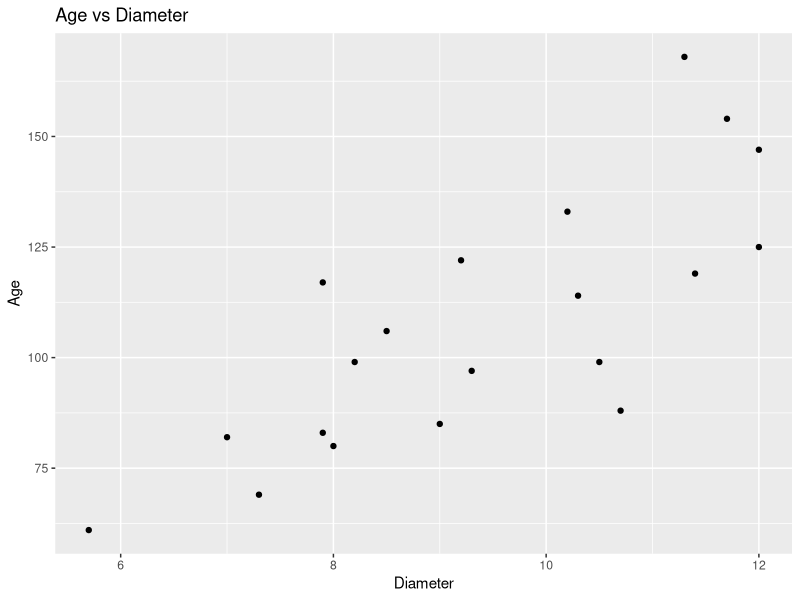
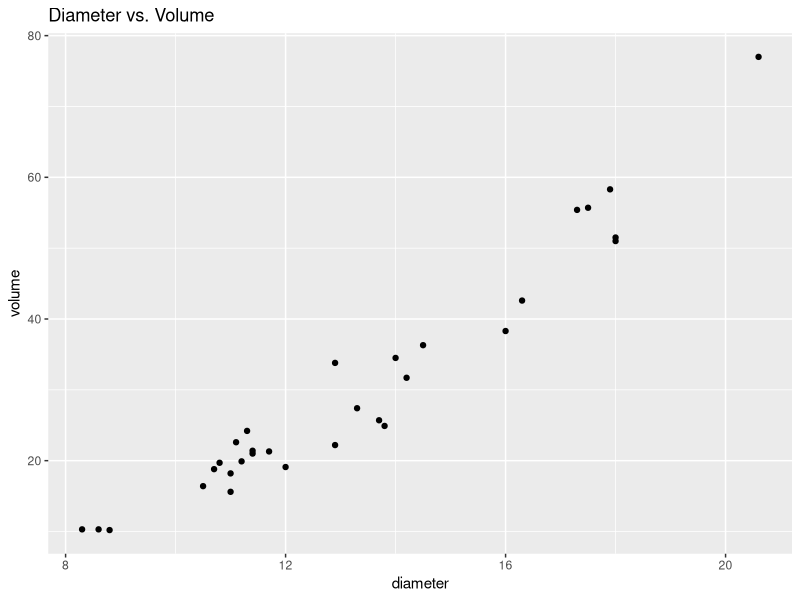

Reproduce these figures in R, in order.

#install.packages("tidyverse")
#install.packages("survey")
library(foreign)
library(survey)
library(tidyverse)

forest_data <- read.csv("STA4222/Data/forest.csv",
    header = TRUE
)

ggplot(data = forest_data) + ggtitle("Age vs Diameter") +
    geom_point(mapping = aes(
        x = Diameter,
        y = Age,
    ))

class(forest_data)
head(forest_data)
tail(forest_data)
ncol(forest_data)

summary(forest_data[, c("Age", "Diameter")])

mydesign <- svydesign(
    id = ~TreeNo,
    data = forest_data
)
mydesign

svyratio(~Age, ~Diameter, mydesign)
myrations <- svyratio(~Age, ~Diameter, mydesign)
confint(myrations)
cor(forest_data$Age, forest_data$Diameter)

reg_lm <- lm(Diameter ~ Age,
    data = forest_data
)
reg_lm
summary(reg_lm)

# ==========================================
#           Question 2
#===========================================

cherry_data <- read.csv("STA4222/Data/cherry.csv",
    header = TRUE
)
head(cherry_data)

ggplot(data = cherry_data) + ggtitle("Diameter vs. Volume") +
    geom_point(mapping = aes(
        x = diameter,
        y = volume,
    ))
cherry_design <- svydesign(
    id = ~1,
    data = cherry_data
)
cherry_design
cherry_rations <- svyratio(~diameter, ~volume, cherry_design)
confint(cherry_rations)
